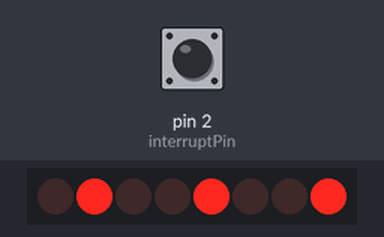
Recording of a sketch running on a simulated Arduino Uno, built with avr-gcc and run on an emulated ATmega328P. On the bench: 8 shift-register outputs drawn as a row of LEDs (first output left, lit = HIGH). Wiring (inferred from the names in the program): shift register (74HC595): data pin 13; shift clock pin 11; latch pin 12. Wiring (inferred from the signals the program sends): row of LEDs: on Q0, Q1, Q2, Q3, Q4, Q5, Q6, Q7. The inputs (shaded band) are chosen by the test bench; at power-on: pin 2 (interruptPin) HIGH.

Above: at 1.2 s.
1.3 s: pin 2 (interruptPin) pulled LOW for 0.15 s
2.0 s: pin 2 (interruptPin) pulled LOW for 1 s
At 3.57 s:
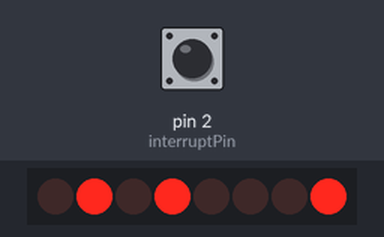
3.6 s: pin 2 (interruptPin) pulled LOW for 0.15 s
At 4.17 s:
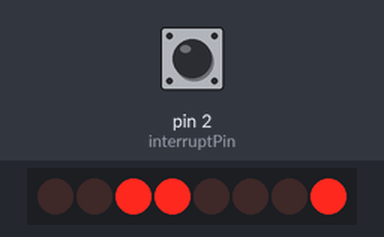
4.3 s: pin 2 (interruptPin) pulled LOW for 3.2 s
At 7.77 s:
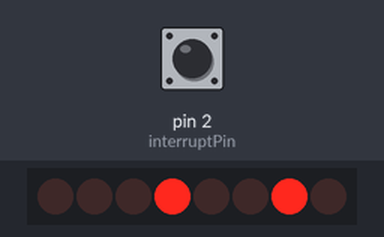
8.1 s: pin 2 (interruptPin) pulled LOW for 1 s
10.6 s: pin 2 (interruptPin) pulled LOW for 0.15 s
At 11.27 s:
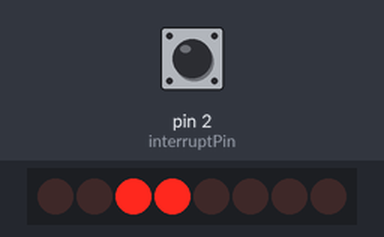
Timing chart, 0 to 12.3 s (numbered marks = the images above; inputs shaded):
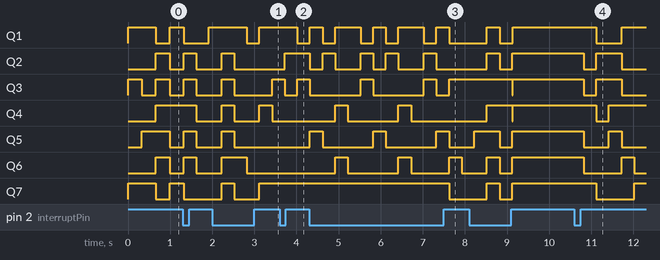

Measured:
- after the input at 10.6 s, Q1: HIGH → LOW after 0.52 s, → HIGH 0.60 s later; Q2, Q3: HIGH → LOW after 0.22 s, → HIGH 0.30 s later, → LOW 0.60 s later; Q4: HIGH → LOW after 0.52 s, → HIGH 0.30 s later; Q5: HIGH → LOW after 0.22 s, → HIGH 0.60 s later, → LOW 0.30 s later; Q6: HIGH → LOW after 0.22 s, → HIGH 0.90 s later, → LOW 0.30 s later

The sketch:

sketch_part3.ino
```cpp
volatile byte state = LOW;
int latchPin = 12;
int clockPin = 11;
int dataPin = 13;
byte leds[5];
int currentLED = 0; // for font switching within each case
int currNum = 0;    // for switch case for counting from 0-9
int delayCtr = 0;
const byte interruptPin = 2;
bool updateCurrNum = false;

void setup()
{
  Serial.begin(9600);

  pinMode(latchPin, OUTPUT);
  pinMode(dataPin, OUTPUT);
  pinMode(clockPin, OUTPUT);
  pinMode(interruptPin, INPUT_PULLUP);
  attachInterrupt(digitalPinToInterrupt(interruptPin), blink, RISING);
}

void blink()
{
  static unsigned long lastDebounceTime = 0; // Keep track of the last time the interrupt was triggered
  unsigned long debounceDelay = 50;          // Debounce time in milliseconds

  // Check if enough time has passed since the last interrupt
  if ((millis() - lastDebounceTime) > debounceDelay)
  {
    // Record the time of the last interrupt
    lastDebounceTime = millis();

    // Set the flag to true
    updateCurrNum = true;
  }
}

void loop()
{
  // cycle which LEDs are on quickly to display a full number
  if (currentLED == 4)
  {
    currentLED = 0;
  }
  else
  {
    currentLED++;
  }

  // cycle the number to be displayed on interrupt
  if (updateCurrNum)
  {
    if (currNum == 9)
    {
      currNum = 0;
    }
    else
    {
      currNum++;
    }
    updateCurrNum = false; // reset flag
  }

  if (currNum == 0)
  {
    leds[0] = 0x3E;
    leds[1] = 0x51;
    leds[2] = 0x49;
    leds[3] = 0x45;
    leds[4] = 0x3E;
  }
  else if (currNum == 1)
  {
    leds[0] = 0x00;
    leds[1] = 0x42;
    leds[2] = 0x7F;
    leds[3] = 0x40;
    leds[4] = 0x00;
  }
  else if (currNum == 2)
  {
    leds[0] = 0x42;
    leds[1] = 0x61;
    leds[2] = 0x51;
    leds[3] = 0x49;
    leds[4] = 0x46;
  }
  else if (currNum == 3)
  {
    leds[0] = 0x21;
    leds[1] = 0x41;
    leds[2] = 0x45;
    leds[3] = 0x4B;
    leds[4] = 0x31;
  }
  else if (currNum == 4)
  {
    leds[0] = 0x18;
    leds[1] = 0x14;
    leds[2] = 0x12;
    leds[3] = 0x7F;
    leds[4] = 0x10;
  }
  else if (currNum == 5)
  {
    leds[0] = 0x27;
    leds[1] = 0x45;
    leds[2] = 0x45;
    leds[3] = 0x45;
    leds[4] = 0x39;
  }
  else if (currNum == 6)
  {
    leds[0] = 0x3C;
    leds[1] = 0x4A;
    leds[2] = 0x49;
    leds[3] = 0x49;
    leds[4] = 0x30;
  }
  else if (currNum == 7)
  {
    leds[0] = 0x01;
    leds[1] = 0x71;
    leds[2] = 0x09;
    leds[3] = 0x05;
    leds[4] = 0x03;
  }
  else if (currNum == 8)
  {
    leds[0] = 0x36;
    leds[1] = 0x49;
    leds[2] = 0x49;
    leds[3] = 0x49;
    leds[4] = 0x36;
  }
  else
  {
    leds[0] = 0x06;
    leds[1] = 0x49;
    leds[2] = 0x49;
    leds[3] = 0x29;
    leds[4] = 0x1E;
  }

  digitalWrite(latchPin, LOW);
  shiftOut(dataPin, clockPin, LSBFIRST, leds[currentLED]); // Shift out current LED byte
  digitalWrite(latchPin, HIGH);
}
```
